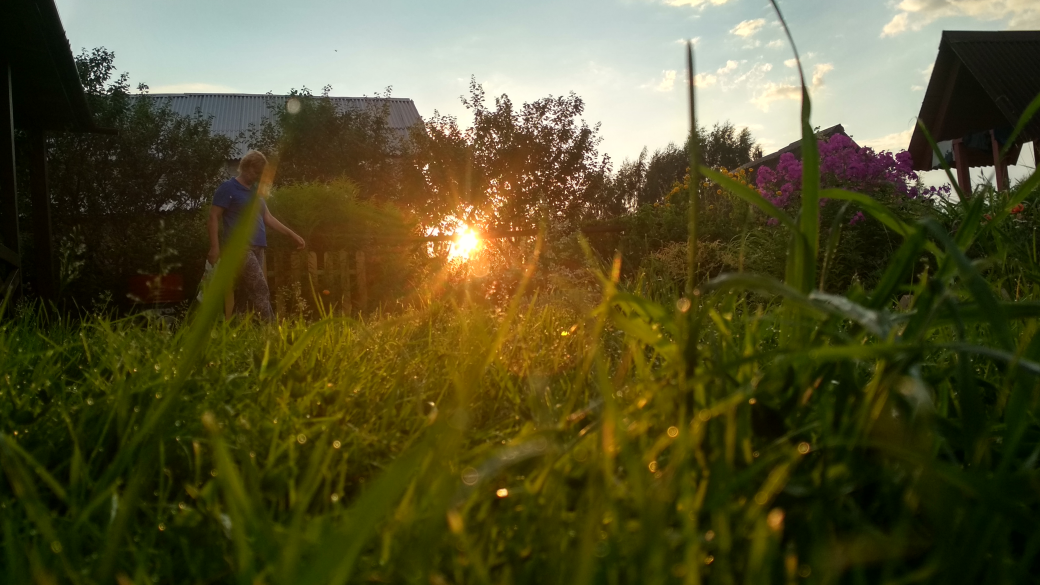
#> input picture weather/picgen/backgrounds/01d.png, 4160 x 2340 px, given in place of 10d.png, which was not available (shown at 1/4 size)
$ python card_generator.py
#> lines starting #> are read from the running program, lines starting #| are printed output that depends on the picture; pictures that were not available may be replaced by others from this repository, and a replacement may not be noted
from os import path
from datetime import datetime
import time

from PIL import Image, ImageDraw, ImageFont, ImageFilter


class CardGenerator:
    def __init__(self, data):
        if __name__ == '__main__':
            self.path = 'picgen/'
        else:
            self.path = 'weather/picgen/'
        self.data = data
        self.main()

    def background(self):
        img = Image.open(path.abspath(self.path + f'backgrounds/{self.data[10][2]}.png')).resize((2560, 1440))
        img = img.crop(((2560 - 1080) / 2, (1440 - 1080) / 2, (2560 + 1080) / 2, (1440 + 1080) / 2))
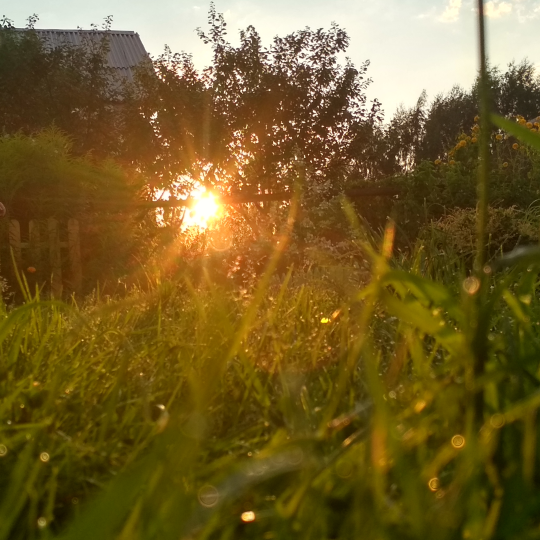
#> img: PIL image 1080x1080 RGB (shown at 1/2 size); mean R, G, B 116.6, 94.6, 41.9
        img = img.filter(ImageFilter.GaussianBlur(radius=5))
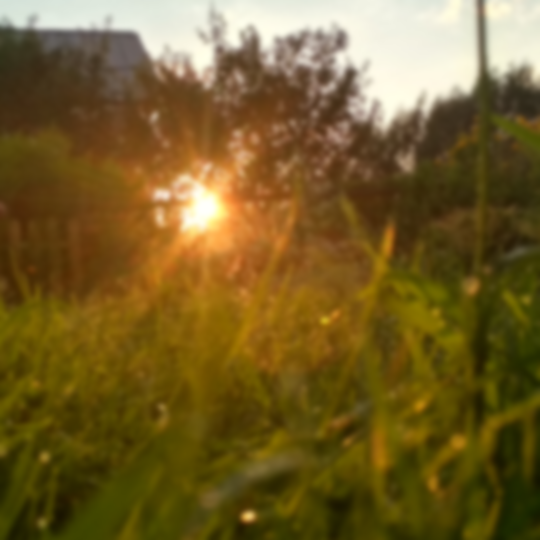
#> img: PIL image 1080x1080 RGB (shown at 1/2 size); mean R, G, B 116.6, 94.6, 41.9
        grad = Image.open(path.abspath(self.path + f'gradient.png'))
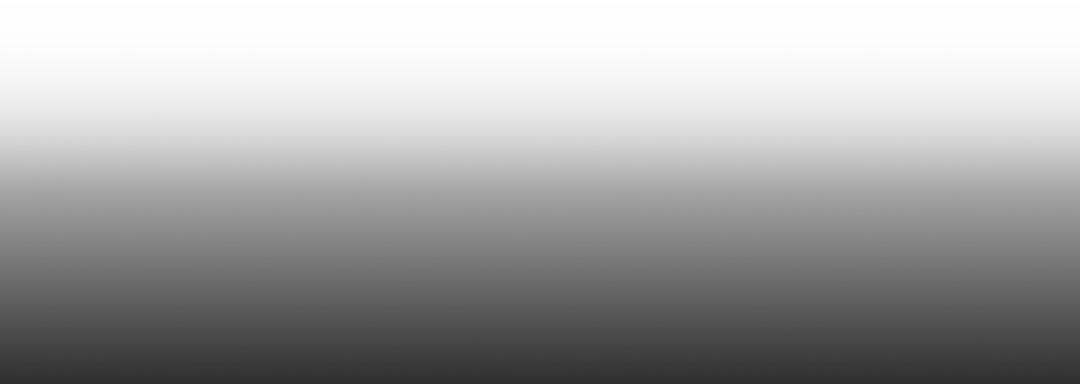
#> input picture weather/picgen/gradient.png, 1080 x 384 px
#> grad is the input picture: PIL image 1080x384 RGBA; mean R, G, B, A 70.9, 70.9, 70.9, 95.3
        img.paste(grad, (0, 1080 - 384), grad)
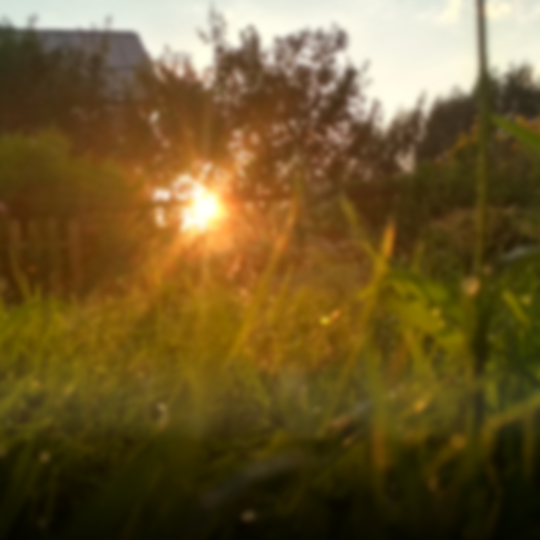
#> img: PIL image 1080x1080 RGB (shown at 1/2 size); mean R, G, B 109.2, 88.4, 44
        return img

    def icon_paste(self, image):
        img = image
        hum = Image.open(path.abspath(self.path + 'icons/hum.png'))
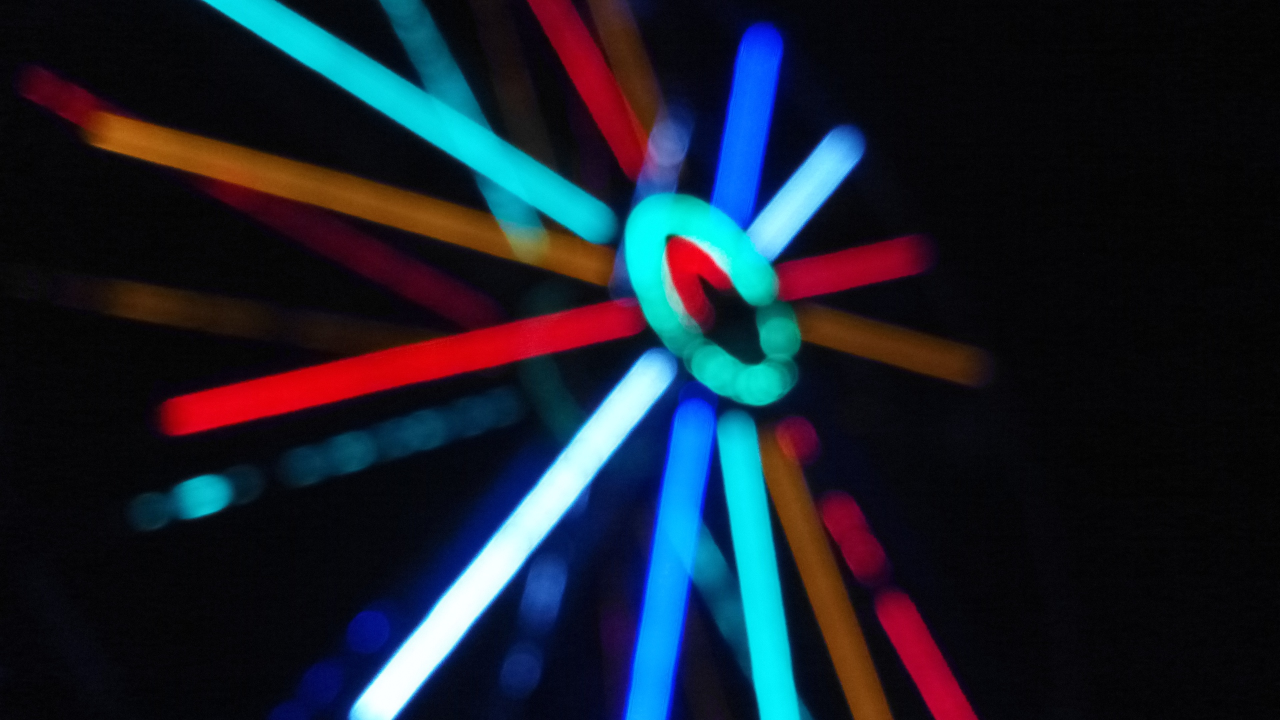
#> input picture weather/picgen/backgrounds/01n.png, 2560 x 1440 px, given in place of hum.png, which was not available (shown at 1/2 size)
#> hum is the input picture: PIL image 2560x1440 RGB; mean R, G, B 25.3, 32.2, 43.7
        loc = Image.open(path.abspath(self.path + 'icons/loc.png'))
#> (the run stopped early here; a loop or call above may not have finished)
